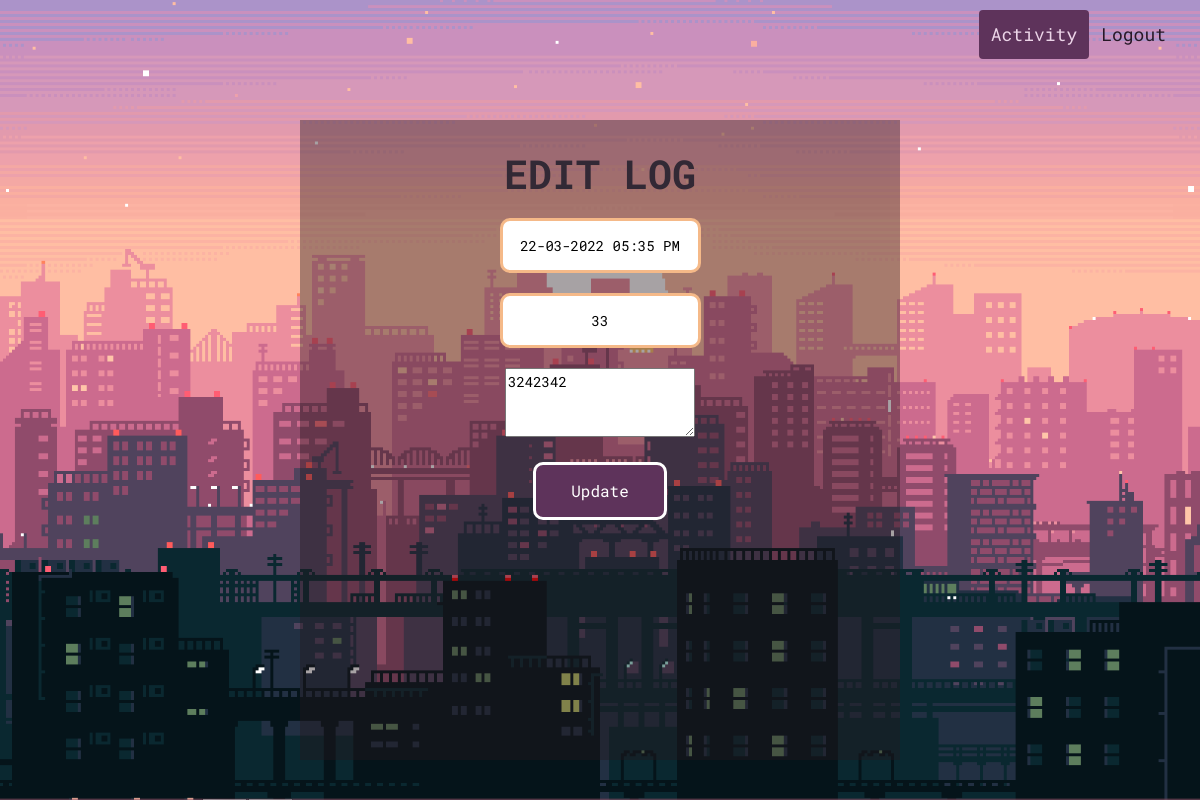
The app's page /user/sri/2/13/edit (signed in) with its own data.
### app.py (models this page shows)
class TrackerData(db.Model):
    __tablename__ = 'tracker_db'
    id = db.Column(db.Integer, primary_key=True, autoincrement=True)
    tracker_id = db.Column(db.Integer, db.ForeignKey('activity_db.id'))
    date = db.Column(db.String, nullable=False)
    tracker_value = db.Column(db.Integer, nullable=True)
    description = db.Column(db.String, nullable=False)

### app.py (the view, shortened to what this page needs)
@app.route('/user/<username>/<int:tid>/<int:lid>/edit', methods=['GET', 'POST'])
def edit_log(username, tid, lid):
    if request.method == 'GET':
        flag = False
        cur_activity = session.get('activity')
        curr_log = db.session.query(TrackerData).filter(
            TrackerData.id == lid).first()
        curr_tracker = db.session.query(
            Activity).filter(Activity.id == tid).first()
        if curr_tracker.mselect != None:
            flag = True
        vals = curr_tracker.mselect
        split_strip_values = []
        if vals != None:
            split_values = vals.split(',')
            for val in split_values:
                split_strip_values.append(val.strip())
        return render_template('edit_log.html', log=curr_log, values=split_strip_values, flag=flag, username=username, activity=cur_activity)

### templates/edit_log.html (shortened to what this page needs)
<!DOCTYPE html>
<html>
<head>
    <link href="https://cdn.jsdelivr.net/npm/bootstrap@5.1.3/dist/css/bootstrap.min.css" rel="stylesheet"
>
    <link rel="stylesheet"
        href="https://cdnjs.cloudflare.com/ajax/libs/bootstrap-datetimepicker/4.7.14/css/bootstrap-datetimepicker.min.css">
    <link rel="stylesheet" type="text/css" href="https://cdn.jsdelivr.net/npm/daterangepicker/daterangepicker.css" />
    <link rel="stylesheet" href="/static/css/index.css">
</head>
<body>
    <div class="container-fluid banner">
        <div class="col-md-6 offset-md-3">
            <form class="box" method="POST">
                <h1>Edit Log</h1>
                <div style="position: relative">
                    <input type="text" name="date" value="{{log.date}}" />
                </div>
                {% if flag == false %}
                <input type="text" class="textfield" value="{{log.tracker_value}}" placeholder="Value" id="value"
                    name="value" onkeypress="return isNumber(event)" onpaste="return false;" / required>
                {%endif%}
                <textarea class="span6" rows="3" id="description" name="description" placeholder="Description"
                    required>{{log.description}}</textarea>
                    <input type="submit" class="btn btn-primary" value="Update">
            </form>
        </div>
        <div class="header">
            <div class="header-right">
                <a class="active" href='/user/{{username}}/{{activity}}'>Activity</a>
                <a href='{{url_for("logout")}}'>Logout</a>
            </div>
        </div>
    </div>
</body>
</html>

### static/css/index.css (style rules this page uses)
body { margin: 0; padding: 0; font-family: 'Roboto Mono', sans-serif; font-size: 14px; color: black; }
input::placeholder { font-family: 'Roboto Mono', sans-serif; }
.banner { height: 100vh; width: 100%; background: url("../images/bg3.jpg"); background-position: top; background-size: cover; background-repeat: none; }
.box { overflow: scroll; height: 80%; width: 600px; padding: 30px; top: 55%; position: absolute; left: 50%; font-family: 'Roboto Mono', sans-serif; transform: translate(-50%, -50%); background: rgba(36, 23, 28, 0.4); text-align: center; }
.box h1 { color: rgb(50, 41, 53); text-transform: uppercase; font-weight: 700; }
.box input[type="text"], .box input[type="email"], .box input[type="password"] { border: 0; display: block; margin: 20px auto; text-align: center; border: 3px solid rgb(245, 185, 136); padding: 14px 10px; width: 220 px; outline: none; color: rgb(0, 0, 0); border-radius: 10px; transition: 0.25px; }
.box input[type="submit"] { border: 0; display: block; margin: 20px auto; text-align: center; border: 3px solid; padding: 14px 35px; outline: none; border-radius: 10px; transition: 0.25px; cursor: pointer; background-color: rgb(94, 51, 91); color: white; }
.header { overflow: hidden; padding: 10px 10px; font-family: 'Roboto Mono'; }
.header a { float: left; color: rgb(39, 24, 39); text-align: center; padding: 12px; font-family: 'Roboto Mono'; text-decoration: none; font-size: 18px; line-height: 25px; border-radius: 4px; }
.header a.active { background-color: rgb(94, 51, 91); color: rgb(236, 213, 232); }
.header-right { float: right; }

### records on screen
TrackerData: date "22-03-2022 05:35 PM", value "33", description "3242342"
